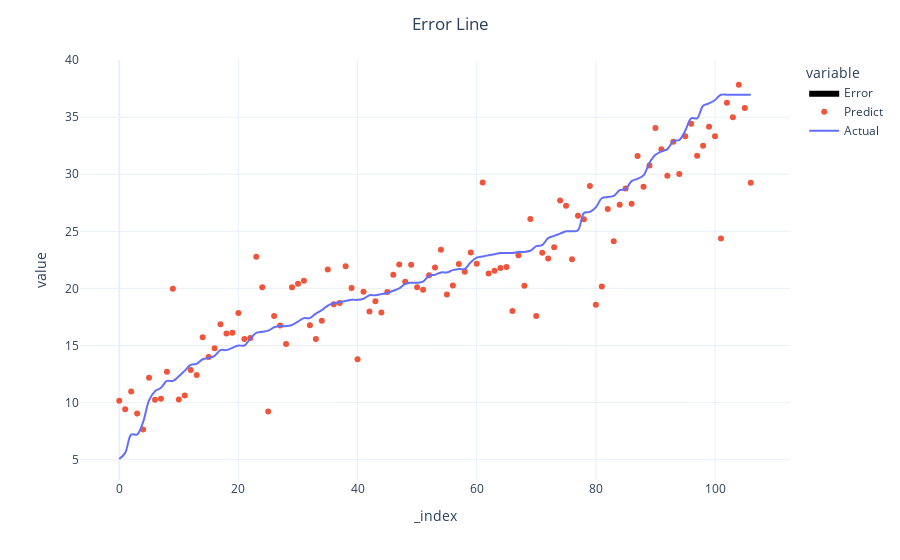

Notebook code for this chart:
### Code cell
error_line(predictions['MEDV'], predictions['prediction_label'], fillcolor='black')

### Figure 1 — Plotly figure (JSON) as saved in the notebook; plotly's stock layout.template omitted (floating-point values rounded to 4 significant figures; data arrays with more than 128 entries replaced by an {"elided": "..."} marker saying what was removed)
{"data": [{"fill": "toself", "fillcolor": "black", "line": {"color": "rgba(255,255,255,0)"}, "name": "Error", "showlegend": true, "type": "scattergl", "x": {"elided": "214 int values"}, "y": {"elided": "214 float values"}}, {"hovertemplate": "variable=Predict<br>_index=%{x}<br>value=%{y}<extra></extra>", "legendgroup": "Predict", "line": {"color": "#EF553B", "dash": "solid", "shape": "spline"}, "marker": {"symbol": "circle"}, "mode": "markers", "name": "Predict", "orientation": "v", "showlegend": true, "type": "scatter", "x": [0, 1, 2, 3, 4, 5, 6, 7, 8, 9, 10, 11, 12, 13, 14, 15, 16, 17, 18, 19, 20, 21, 22, 23, 24, 25, 26, 27, 28, 29, 30, 31, 32, 33, 34, 35, 36, 37, 38, 39, 40, 41, 42, 43, 44, 45, 46, 47, 48, 49, 50, 51, 52, 53, 54, 55, 56, 57, 58, 59, 60, 61, 62, 63, 64, 65, 66, 67, 68, 69, 70, 71, 72, 73, 74, 75, 76, 77, 78, 79, 80, 81, 82, 83, 84, 85, 86, 87, 88, 89, 90, 91, 92, 93, 94, 95, 96, 97, 98, 99, 100, 101, 102, 103, 104, 105, 106], "xaxis": "x", "y": [10.17, 9.413, 10.98, 9.037, 7.649, 12.17, 10.25, 10.34, 12.71, 19.98, 10.28, 10.62, 12.85, 12.42, 15.72, 13.98, 14.76, 16.87, 16.04, 16.11, 17.86, 15.57, 15.66, 22.78, 20.1, 9.233, 17.58, 16.75, 15.14, 20.1, 20.41, 20.67, 16.78, 15.57, 17.18, 21.65, 18.61, 18.73, 21.94, 20.04, 13.8, 19.71, 17.97, 18.87, 17.88, 19.69, 21.21, 22.1, 20.6, 22.08, 20.11, 19.87, 21.15, 21.83, 23.38, 19.46, 20.25, 22.14, 21.46, 23.16, 22.17, 29.28, 21.31, 21.56, 21.8, 21.89, 18.02, 22.91, 20.25, 26.08, 17.58, 23.13, 22.62, 23.6, 27.69, 27.24, 22.56, 26.36, 26.06, 28.97, 18.57, 20.17, 26.96, 24.14, 27.33, 28.75, 27.42, 31.6, 28.91, 30.76, 34.04, 32.18, 29.86, 32.84, 30.02, 33.34, 34.43, 31.61, 32.5, 34.15, 33.32, 24.37, 36.25, 34.99, 37.84, 35.79, 29.26], "yaxis": "y"}, {"hovertemplate": "variable=Actual<br>_index=%{x}<br>value=%{y}<extra></extra>", "legendgroup": "Actual", "line": {"color": "#636efa", "dash": "solid", "shape": "spline"}, "marker": {"symbol": "circle"}, "mode": "lines", "name": "Actual", "orientation": "v", "showlegend": true, "type": "scatter", "x": [0, 1, 2, 3, 4, 5, 6, 7, 8, 9, 10, 11, 12, 13, 14, 15, 16, 17, 18, 19, 20, 21, 22, 23, 24, 25, 26, 27, 28, 29, 30, 31, 32, 33, 34, 35, 36, 37, 38, 39, 40, 41, 42, 43, 44, 45, 46, 47, 48, 49, 50, 51, 52, 53, 54, 55, 56, 57, 58, 59, 60, 61, 62, 63, 64, 65, 66, 67, 68, 69, 70, 71, 72, 73, 74, 75, 76, 77, 78, 79, 80, 81, 82, 83, 84, 85, 86, 87, 88, 89, 90, 91, 92, 93, 94, 95, 96, 97, 98, 99, 100, 101, 102, 103, 104, 105, 106], "xaxis": "x", "y": [5.062, 5.6, 7.2, 7.2, 8.3, 10.2, 11, 11.3, 11.9, 11.9, 12.3, 12.8, 13.3, 13.4, 13.8, 13.9, 14.1, 14.6, 14.6, 14.8, 15, 15, 15.6, 16.1, 16.2, 16.3, 16.6, 16.7, 16.7, 16.8, 17.1, 17.4, 17.4, 17.8, 18.1, 18.5, 18.7, 18.8, 18.9, 19, 19, 19.1, 19.4, 19.4, 19.5, 19.6, 19.8, 20, 20.4, 20.5, 20.5, 20.6, 21.1, 21.2, 21.4, 21.4, 21.6, 21.7, 21.7, 22.3, 22.7, 22.8, 22.9, 23, 23.1, 23.1, 23.1, 23.2, 23.2, 23.3, 23.7, 23.8, 24.4, 24.6, 24.8, 25, 25, 25.1, 26.6, 26.7, 27.1, 27.9, 28, 28.1, 28.6, 28.7, 29.4, 29.6, 29.9, 31, 31.7, 32, 32.2, 32.9, 33, 33.8, 34.9, 34.9, 36, 36.2, 36.5, 36.96, 36.96, 36.96, 36.96, 36.96, 36.96], "yaxis": "y"}], "layout": {"legend": {"title": {"text": "variable"}, "tracegroupgap": 0}, "margin": {"t": 60}, "title": {"text": "Error Line", "x": 0.5, "xanchor": "center"}, "xaxis": {"anchor": "y", "domain": [0, 1], "title": {"text": "_index"}}, "yaxis": {"anchor": "x", "domain": [0, 1], "title": {"text": "value"}}}}
